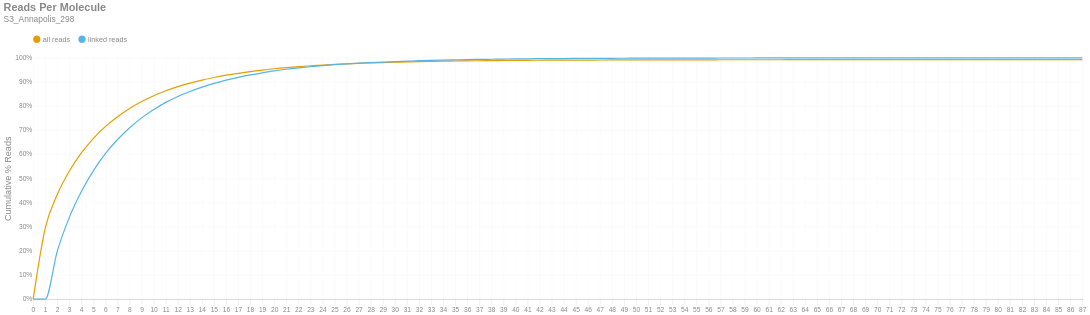

The cell this chart's notebook holds for it:
### Markdown cell above
### Reads per Molecule
This chart shows the cumulative distribution of the number of reads per linked molecule. That is, how many alignments are associated with a unique molecule. This excludes the number of reads associated with invalid or absent linked-read barcodes. The `linked` histogram is the percentages recalculated when disregarding singletons.

### Code cell
if SKIPLR:
    print_html(f"Skipped")
else:
    counts = np.bincount(valids['reads'].cast(pl.Int64).to_numpy())
    weighted = counts * np.arange(len(counts))
    all_perc = weighted / n_reads
    linked_perc = weighted / n_linked_reads
    linked_perc[1] = 0
    binned_df = pl.DataFrame({
        'readsper': list(range(len(counts))),
        'all reads (cumsum)': np.cumsum(all_perc).tolist(),
        'linked reads (cumsum)': np.cumsum(linked_perc).tolist(),
    })

    with SafeRender(binned_df):
        (
            density_plot(binned_df, 'Reads Per Molecule', samplename, 'readspmol')
            .encode(
                x=alt.X('readsper:O', title=None).axis(labelAngle=0).scale(padding=0),
                y=alt.Y('value:Q', title='Cumulative % Reads').axis(format='%').stack(False),
                color=alt.Color("key:N").scale(domain=["all reads", "linked reads"]),
                tooltip=[
                    alt.Tooltip("key:N", title="Data Type"),
                    alt.Tooltip("readsper:O", title="Reads Per Molecule"),
                    alt.Tooltip("value:Q", format=".2%", title="% Reads (Cum.)")
                ]            
            )
        ).display()

### Figure 1 — Vega-Lite specification as saved in the notebook (floating-point values rounded to 4 significant figures)
{"width": "container", "height": 400, "config": {"title": {"anchor": "start", "dy": -15, "fontSize": 18, "color": "#888888", "subtitleColor": "#888888", "subtitleFontSize": 14}, "arc": {"fill": "#0072B2"}, "axis": {"domainColor": "#888888", "domainWidth": 0.5, "gridWidth": 0.2, "grid": false, "titleFontWeight": 400, "titleFontSize": 15, "labelFontSize": 11, "labelColor": "#888888", "tickColor": "#888888", "tickWidth": 0.2, "titleColor": "#888888"}, "axisBand": {"grid": false}, "axisX": {"grid": true, "tickSize": 10, "domainCap": "round"}, "axisY": {"domain": false, "grid": true, "tickSize": 0, "domainCap": "round"}, "background": "transparent", "header": {"labelFontSize": 15, "labelColor": "#888888", "titleFontSize": 15, "titleFontWeight": 600, "titleColor": "#888888"}, "legend": {"labelFont": "sans-serif", "labelFontSize": 12, "labelColor": "#888888", "symbolSize": 100, "symbolType": "circle", "titleFontSize": 12, "titlePadding": 10, "titleColor": "#888888", "title": null, "orient": "top"}, "range": {"category": ["#E69F00", "#56B4E9", "#009E73", "#F0E442", "#0072B2", "#D55E00", "#CC79A7", "#000000"], "diverging": ["#cfe8f3", "#a2d4ec", "#73bfe2", "#46abdb", "#1696d2", "#12719e"]}, "area": {"fill": "#0072B2", "fillOpacity": 0.7, "line": true, "strokeOpacity": 0.7}, "line": {"color": "#0072B2", "stroke": "#0072B2", "strokeWidth": 2}, "trail": {"color": "#0072B2", "stroke": "#0072B2", "strokeWidth": 0, "size": 1}, "point": {"filled": true, "fillOpacity": 1.0, "size": 95}, "text": {"color": "#888888", "fontSize": 11, "align": "right", "fontWeight": 400, "size": 11}, "bar": {"fill": "#0072B2", "stroke": null}, "view": {"stroke": null, "continuousWidth": 660, "continuousHeight": 400}}, "data": {"name": "data-33e1f197b0590c982dd092bd72f6238d"}, "mark": {"type": "line", "interpolate": "monotone", "point": {"opacity": 0, "size": 275}}, "encoding": {"color": {"field": "key", "scale": {"domain": ["all reads", "linked reads"]}, "type": "nominal"}, "tooltip": [{"field": "key", "title": "Data Type", "type": "nominal"}, {"field": "readsper", "title": "Reads Per Molecule", "type": "ordinal"}, {"field": "value", "format": ".2%", "title": "% Reads (Cum.)", "type": "quantitative"}], "x": {"axis": {"labelAngle": 0}, "field": "readsper", "scale": {"padding": 0}, "title": null, "type": "ordinal"}, "y": {"axis": {"format": "%"}, "field": "value", "stack": false, "title": "Cumulative % Reads", "type": "quantitative"}}, "params": [{"name": "param_c36ac31b6afebe62", "select": {"type": "point", "fields": ["key"]}, "bind": "legend"}], "title": {"text": "Reads Per Molecule", "subtitle": "S3_Annapolis_298"}, "transform": [{"fold": ["all reads (cumsum)", "linked reads (cumsum)"]}, {"calculate": "replace(datum.key, ' (cumsum)', '')", "as": "key"}, {"filter": {"param": "param_c36ac31b6afebe62"}}], "usermeta": {"embedOptions": {"downloadFileName": "S3_Annapolis_298.readspmol"}}, "$schema": "https://vega.github.io/schema/vega-lite/v6.1.0.json", "datasets": {"data-33e1f197b0590c982dd092bd72f6238d": [{"readsper": 0, "all reads (cumsum)": 0.0, "linked reads (cumsum)": 0.0}, {"readsper": 1, "all reads (cumsum)": 0.2947, "linked reads (cumsum)": 0.0}, {"readsper": 2, "all reads (cumsum)": 0.4334, "linked reads (cumsum)": 0.1988}, {"readsper": 3, "all reads (cumsum)": 0.531, "linked reads (cumsum)": 0.3387}, {"readsper": 4, "all reads (cumsum)": 0.606, "linked reads (cumsum)": 0.4462}, {"readsper": 5, "all reads (cumsum)": 0.6665, "linked reads (cumsum)": 0.5328}, {"readsper": 6, "all reads (cumsum)": 0.716, "linked reads (cumsum)": 0.6037}, {"readsper": 7, "all reads (cumsum)": 0.7563, "linked reads (cumsum)": 0.6615}, {"readsper": 8, "all reads (cumsum)": 0.7906, "linked reads (cumsum)": 0.7106}, {"readsper": 9, "all reads (cumsum)": 0.819, "linked reads (cumsum)": 0.7513}, {"readsper": 10, "all reads (cumsum)": 0.8433, "linked reads (cumsum)": 0.7861}, {"readsper": 11, "all reads (cumsum)": 0.8639, "linked reads (cumsum)": 0.8157}, {"readsper": 12, "all reads (cumsum)": 0.881, "linked reads (cumsum)": 0.8402}, {"readsper": 13, "all reads (cumsum)": 0.8954, "linked reads (cumsum)": 0.8608}, {"readsper": 14, "all reads (cumsum)": 0.908, "linked reads (cumsum)": 0.8788}, {"readsper": 15, "all reads (cumsum)": 0.9188, "linked reads (cumsum)": 0.8942}, {"readsper": 16, "all reads (cumsum)": 0.9283, "linked reads (cumsum)": 0.908}, {"readsper": 17, "all reads (cumsum)": 0.9361, "linked reads (cumsum)": 0.9191}, {"readsper": 18, "all reads (cumsum)": 0.9432, "linked reads (cumsum)": 0.9293}, {"readsper": 19, "all reads (cumsum)": 0.9494, "linked reads (cumsum)": 0.9381}, {"readsper": 20, "all reads (cumsum)": 0.955, "linked reads (cumsum)": 0.9462}, {"readsper": 21, "all reads (cumsum)": 0.9596, "linked reads (cumsum)": 0.9528}, {"readsper": 22, "all reads (cumsum)": 0.9635, "linked reads (cumsum)": 0.9584}, {"readsper": 23, "all reads (cumsum)": 0.967, "linked reads (cumsum)": 0.9633}, {"readsper": 24, "all reads (cumsum)": 0.9702, "linked reads (cumsum)": 0.968}, {"readsper": 25, "all reads (cumsum)": 0.973, "linked reads (cumsum)": 0.972}, {"readsper": 26, "all reads (cumsum)": 0.9753, "linked reads (cumsum)": 0.9753}, {"readsper": 27, "all reads (cumsum)": 0.9774, "linked reads (cumsum)": 0.9782}, {"readsper": 28, "all reads (cumsum)": 0.979, "linked reads (cumsum)": 0.9806}, {"readsper": 29, "all reads (cumsum)": 0.9806, "linked reads (cumsum)": 0.9828}, {"readsper": 30, "all reads (cumsum)": 0.9819, "linked reads (cumsum)": 0.9847}, {"readsper": 31, "all reads (cumsum)": 0.9832, "linked reads (cumsum)": 0.9865}, {"readsper": 32, "all reads (cumsum)": 0.9844, "linked reads (cumsum)": 0.9883}, {"readsper": 33, "all reads (cumsum)": 0.9855, "linked reads (cumsum)": 0.9899}, {"readsper": 34, "all reads (cumsum)": 0.9864, "linked reads (cumsum)": 0.9911}, {"readsper": 35, "all reads (cumsum)": 0.9871, "linked reads (cumsum)": 0.9921}, {"readsper": 36, "all reads (cumsum)": 0.9877, "linked reads (cumsum)": 0.9931}, {"readsper": 37, "all reads (cumsum)": 0.9882, "linked reads (cumsum)": 0.9937}, {"readsper": 38, "all reads (cumsum)": 0.9887, "linked reads (cumsum)": 0.9944}, {"readsper": 39, "all reads (cumsum)": 0.9891, "linked reads (cumsum)": 0.9951}, {"readsper": 40, "all reads (cumsum)": 0.9896, "linked reads (cumsum)": 0.9958}, {"readsper": 41, "all reads (cumsum)": 0.99, "linked reads (cumsum)": 0.9963}, {"readsper": 42, "all reads (cumsum)": 0.9902, "linked reads (cumsum)": 0.9966}, {"readsper": 43, "all reads (cumsum)": 0.9905, "linked reads (cumsum)": 0.997}, {"readsper": 44, "all reads (cumsum)": 0.9907, "linked reads (cumsum)": 0.9974}, {"readsper": 45, "all reads (cumsum)": 0.9909, "linked reads (cumsum)": 0.9976}, {"readsper": 46, "all reads (cumsum)": 0.9911, "linked reads (cumsum)": 0.9979}, {"readsper": 47, "all reads (cumsum)": 0.9912, "linked reads (cumsum)": 0.9981}, {"readsper": 48, "all reads (cumsum)": 0.9914, "linked reads (cumsum)": 0.9984}, {"readsper": 49, "all reads (cumsum)": 0.9916, "linked reads (cumsum)": 0.9985}, {"readsper": 50, "all reads (cumsum)": 0.9917, "linked reads (cumsum)": 0.9987}, {"readsper": 51, "all reads (cumsum)": 0.9918, "linked reads (cumsum)": 0.9989}, {"readsper": 52, "all reads (cumsum)": 0.9919, "linked reads (cumsum)": 0.999}, {"readsper": 53, "all reads (cumsum)": 0.992, "linked reads (cumsum)": 0.9991}, {"readsper": 54, "all reads (cumsum)": 0.992, "linked reads (cumsum)": 0.9992}, {"readsper": 55, "all reads (cumsum)": 0.9921, "linked reads (cumsum)": 0.9993}, {"readsper": 56, "all reads (cumsum)": 0.9921, "linked reads (cumsum)": 0.9994}, {"readsper": 57, "all reads (cumsum)": 0.9922, "linked reads (cumsum)": 0.9995}, {"readsper": 58, "all reads (cumsum)": 0.9922, "linked reads (cumsum)": 0.9995}, {"readsper": 59, "all reads (cumsum)": 0.9923, "linked reads (cumsum)": 0.9996}, {"readsper": 60, "all reads (cumsum)": 0.9923, "linked reads (cumsum)": 0.9996}, {"readsper": 61, "all reads (cumsum)": 0.9924, "linked reads (cumsum)": 0.9997}, {"readsper": 62, "all reads (cumsum)": 0.9924, "linked reads (cumsum)": 0.9997}, {"readsper": 63, "all reads (cumsum)": 0.9924, "linked reads (cumsum)": 0.9997}, {"readsper": 64, "all reads (cumsum)": 0.9924, "linked reads (cumsum)": 0.9998}, {"readsper": 65, "all reads (cumsum)": 0.9924, "linked reads (cumsum)": 0.9998}, {"readsper": 66, "all reads (cumsum)": 0.9924, "linked reads (cumsum)": 0.9998}, {"readsper": 67, "all reads (cumsum)": 0.9924, "linked reads (cumsum)": 0.9998}, {"readsper": 68, "all reads (cumsum)": 0.9924, "linked reads (cumsum)": 0.9998}, {"readsper": 69, "all reads (cumsum)": 0.9924, "linked reads (cumsum)": 0.9998}, {"readsper": 70, "all reads (cumsum)": 0.9925, "linked reads (cumsum)": 0.9999}, {"readsper": 71, "all reads (cumsum)": 0.9925, "linked reads (cumsum)": 0.9999}, {"readsper": 72, "all reads (cumsum)": 0.9925, "linked reads (cumsum)": 0.9999}, {"readsper": 73, "all reads (cumsum)": 0.9925, "linked reads (cumsum)": 0.9999}, {"readsper": 74, "all reads (cumsum)": 0.9925, "linked reads (cumsum)": 0.9999}, {"readsper": 75, "all reads (cumsum)": 0.9925, "linked reads (cumsum)": 0.9999}, {"readsper": 76, "all reads (cumsum)": 0.9925, "linked reads (cumsum)": 0.9999}, {"readsper": 77, "all reads (cumsum)": 0.9925, "linked reads (cumsum)": 0.9999}, {"readsper": 78, "all reads (cumsum)": 0.9925, "linked reads (cumsum)": 0.9999}, {"readsper": 79, "all reads (cumsum)": 0.9925, "linked reads (cumsum)": 0.9999}, {"readsper": 80, "all reads (cumsum)": 0.9925, "linked reads (cumsum)": 0.9999}, {"readsper": 81, "all reads (cumsum)": 0.9925, "linked reads (cumsum)": 0.9999}, {"readsper": 82, "all reads (cumsum)": 0.9925, "linked reads (cumsum)": 0.9999}, {"readsper": 83, "all reads (cumsum)": 0.9925, "linked reads (cumsum)": 1.0}, {"readsper": 84, "all reads (cumsum)": 0.9925, "linked reads (cumsum)": 1.0}, {"readsper": 85, "all reads (cumsum)": 0.9926, "linked reads (cumsum)": 1.0}, {"readsper": 86, "all reads (cumsum)": 0.9926, "linked reads (cumsum)": 1.0}, {"readsper": 87, "all reads (cumsum)": 0.9926, "linked reads (cumsum)": 1.0}]}}
